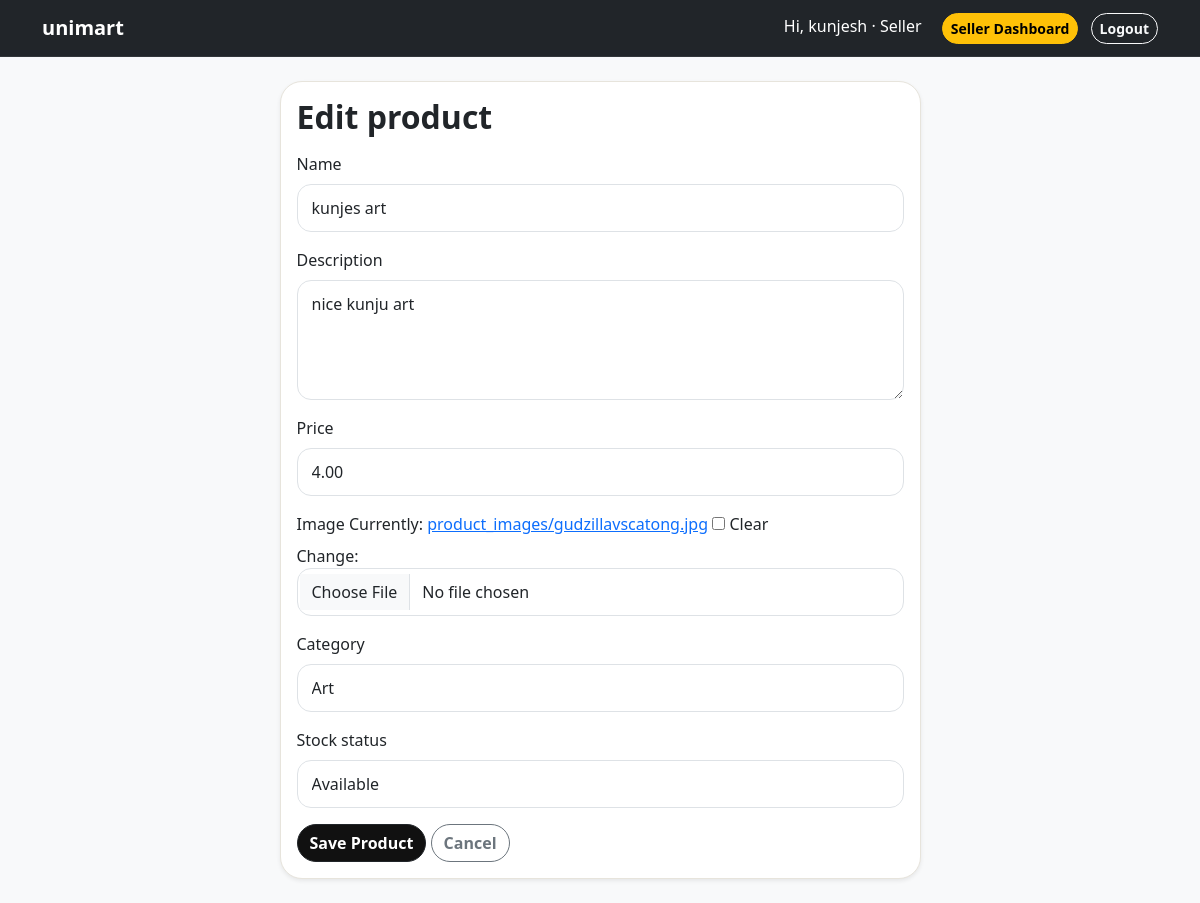
The app's page /seller/products/2/edit/ (signed in) with its own data.
### accounts/models.py (models this page shows, shortened)
class User(AbstractUser):
    ROLE_CHOICES = (
        ('buyer', 'Buyer'),
        ('seller', 'Seller'),
        ('both', 'Both'),
    )
    role = models.CharField(max_length=10, choices=ROLE_CHOICES, default='buyer')
    college_name = models.CharField(max_length=100, blank=True)
    department = models.CharField(max_length=100, blank=True)
    year = models.CharField(max_length=20, blank=True)
    phone_number = models.CharField(max_length=15, blank=True)

### marketplace/models.py (models this page shows, shortened)
class Product(models.Model):
    CATEGORY_CHOICES = (
        ('food', 'Food'),
        ('clothing', 'Clothing'),
        ('stationery', 'Stationery'),
        ('electronics', 'Electronics'),
        ('art', 'Art'),
        ('services', 'Services'),
        ('others', 'Others'),
    )
    STOCK_CHOICES = (
        ('available', 'Available'),
        ('out_of_stock', 'Out of Stock'),
    )
    shop = models.ForeignKey(
        Shop,
        on_delete=models.CASCADE,
        related_name='products'
    )
    seller = models.ForeignKey(
        settings.AUTH_USER_MODEL,
        on_delete=models.CASCADE,
        related_name='products'
    )
    name = models.CharField(max_length=100)
    description = models.TextField()
    price = models.DecimalField(max_digits=8, decimal_places=2)
    image = models.ImageField(upload_to='product_images/', blank=True, null=True)
    category = models.CharField(max_length=50, choices=CATEGORY_CHOICES, default='others')
    stock_status = models.CharField(max_length=20, choices=STOCK_CHOICES, default='available')
    created_at = models.DateTimeField(auto_now_add=True)
    updated_at = models.DateTimeField(auto_now=True)

### marketplace/views.py (the view)
# urls.py: path('seller/products/<int:product_id>/edit/', views.edit_product, name='edit_product'),
@login_required
def edit_product(request, product_id):
    product = get_object_or_404(Product, id=product_id, seller=request.user)
    if request.method == 'POST':
        form = ProductForm(request.POST, request.FILES, instance=product)
        if form.is_valid():
            form.save()
            return redirect('marketplace:seller_dashboard')
    else:
        form = ProductForm(instance=product)
    return render(request, 'marketplace/product_form.html', {
        'form': form,
        'title': 'Edit product'
    })

### marketplace/forms.py
class ProductForm(forms.ModelForm):
    class Meta:
        model = Product
        fields = [
            'name',
            'description',
            'price',
            'image',
            'category',
            'stock_status',
        ]
        widgets = {
            'description': forms.Textarea(attrs={'rows': 4}),
        }
    def __init__(self, *args, **kwargs):
        super().__init__(*args, **kwargs)
        for field_name, field in self.fields.items():
            field.widget.attrs.update({
                'class': 'form-control',
            })

### templates/marketplace/product_form.html (shortened to what this page needs)
{% extends 'base.html' %}
{% block content %}
<div class="row justify-content-center">
    <div class="col-md-7">
        <div class="card shadow-sm">
            <div class="card-body">
                <h2 class="fw-bold mb-3">{{ title }}</h2>
                <form method="post" enctype="multipart/form-data">
                    {% for field in form %}
                        <div class="mb-3">
                            <label class="form-label">{{ field.label }}</label>
                            {{ field }}
                        </div>
                    {% endfor %}
                    <button type="submit" class="btn btn-dark">
                        Save Product
                    </button>
                    <a href="{% url 'marketplace:seller_dashboard' %}" class="btn btn-outline-secondary">
                        Cancel
                    </a>
                </form>
            </div>
        </div>
    </div>
</div>
{% endblock %}

### templates/base.html (shortened to what this page needs)
{% load static %}
<!DOCTYPE html>
<html lang="en">
<head>
    <link
        href="https://cdn.jsdelivr.net/npm/bootstrap@5.3.3/dist/css/bootstrap.min.css"
        rel="stylesheet"
    >
    <link rel="stylesheet" href="{% static 'css/style.css' %}">
</head>
<body class="bg-light">
<nav class="navbar navbar-expand-lg navbar-dark bg-dark">
    <div class="container">
        <a class="navbar-brand fw-bold" href="{% url 'marketplace:product_list' %}">
            unimart
        </a>
        <div class="ms-auto">
            {% if user.is_authenticated %}
                <span class="text-white me-3">
                    Hi, {{ user.username }} · {{ user.get_role_display }}
                </span>
                <a href="{% url 'marketplace:seller_dashboard' %}" class="btn btn-warning btn-sm me-2">
                    Seller Dashboard
                </a>
                <form action="{% url 'accounts:logout' %}" method="post" class="d-inline">
                    <button type="submit" class="btn btn-outline-light btn-sm">
                        Logout
                    </button>
                </form>
            {% endif %}
        </div>
    </div>
</nav>
<main class="container py-4">
    {% block content %}
    {% endblock %}
</main>
</body>
</html>

### static/css/style.css (style rules this page uses)
:root { --bg-main: #f7f7f2; --bg-card: #ffffff; --text-main: #121212; --text-muted: #6f6f6f; --border-soft: #e7e4dc; --accent: #ffcf33; --accent-dark: #111111; --radius-lg: 22px; --radius-md: 14px; }
body { background: var(--bg-main); color: var(--text-main); }
.navbar { border-bottom: 1px solid rgba(255, 255, 255, 0.08); }
.card { border: 1px solid var(--border-soft); border-radius: var(--radius-lg); overflow: hidden; }
.btn { border-radius: 999px; font-weight: 600; }
.btn-dark { background: var(--accent-dark); }
.form-control, .form-select { border-radius: 14px; padding: 11px 14px; }

### records on screen
User: username "kunjesh", role "Seller"
Product: form "kunjes art" "nice kunju art" "4.00" "Art" "Available"

### other values on screen
{{ title }} "Edit product"
{{ field.label }} "Name" "Description" "Price" "Image" "Category" "Stock status"
